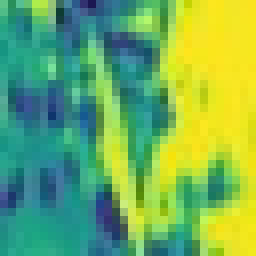
#> input picture prediction/Round/7.jpg, 32 x 32 px (shown 8 times larger); its folder holds only this picture in this run
$ python Round.py
#> lines starting #> are read from the running program, lines starting #| are printed output that depends on the picture

import sys
import cv2
import os
import glob
# Get user supplied values
cascade = cv2.CascadeClassifier('/home/swapnil/opencv-3.1.0/data/haarcascades/haarcascade_frontalface_default.xml')

cropImages=[]
img_dir = "/home/swapnil/Desktop/project/train/Round/"

data_path = os.path.join(img_dir,'*g')
files = glob.glob(data_path)
data = []
crop=[]
for f1 in files:
    img = cv2.imread(f1,0)
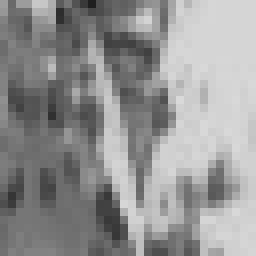
#> img: shape (32, 32) (shown 8 times larger); min 31, max 217, mean 147.1
    data.append(img)
i=0
for f2 in data:
    faces=[]
    faces = cascade.detectMultiScale(
        f2,
        scaleFactor=1.1,
        minNeighbors=5,
        minSize=(30, 30),
        flags = cv2.CASCADE_SCALE_IMAGE )
    print(i)
    if faces != () and len(faces)==1:
        for (x, y, w, h) in faces:

            #cv2.rectangle(image, (x, y), (x+w, y+h), (0, 255, 0), 2)

            f2=f2[int(y+0.8*h):int(y+1.5*h), int(x-0.2*w):int(x+1.5*w)]

            cropImages.append(f2)

            if len(f2[0])!=0 :
                f2=cv2.resize(f2,(32,32))
                name='img_'+ str(2*i+2) + '.jpg'
                cv2.imwrite(name, f2)
                #cv2.imwrite(r"/home/swapnil/Desktop/dummy/V_%i.jpg"%i,f2)
                crop.append(f2)
            i=i+1
#> this loop made 1 pass
#| 0
#> after the loop, crop = []; cropImages = []; i = 0
